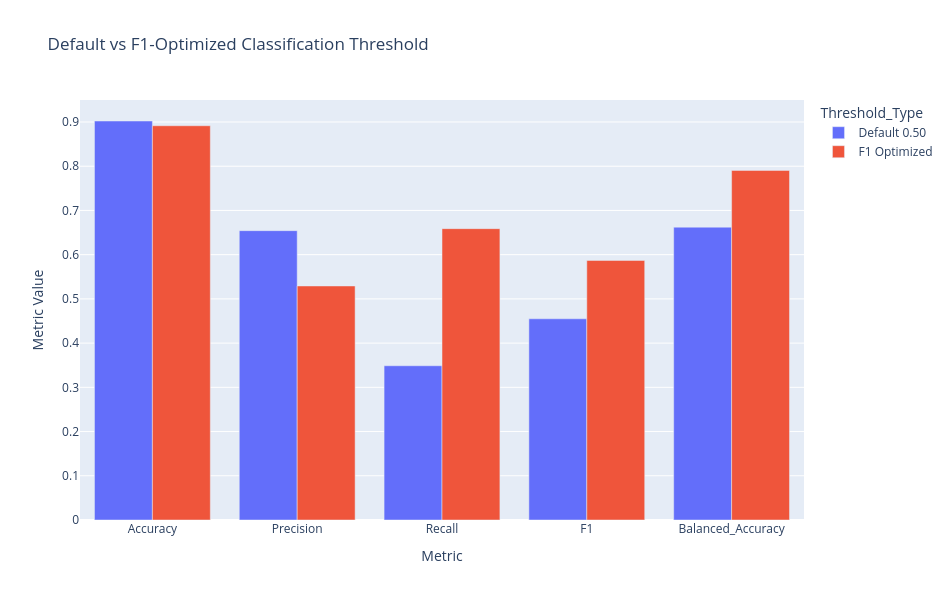

Source (notebook cell):
### Code cell
# ============================================================
# CELL 23 — THRESHOLD COMPARISON
# ============================================================

threshold_plot = threshold_results[
    [
        "Threshold_Type",
        "Accuracy",
        "Precision",
        "Recall",
        "F1",
        "Balanced_Accuracy"
    ]
].melt(
    id_vars="Threshold_Type",
    var_name="Metric",
    value_name="Value"
)

fig = px.bar(
    threshold_plot,
    x="Metric",
    y="Value",
    color="Threshold_Type",
    barmode="group",
    title="Default vs F1-Optimized Classification Threshold",
    labels={
        "Value": "Metric Value",
        "Metric": "Metric"
    }
)

fig.update_layout(
    width=950,
    height=600
)

fig.show()

### Figure 1 — Plotly figure (JSON) as saved in the notebook; plotly's stock layout.template omitted (floating-point values rounded to 4 significant figures)
{"data": [{"alignmentgroup": "True", "hovertemplate": "Threshold_Type=Default 0.50<br>Metric=%{x}<br>Metric Value=%{y}<extra></extra>", "legendgroup": "Default 0.50", "marker": {"color": "#636efa", "pattern": {"shape": ""}}, "name": "Default 0.50", "offsetgroup": "Default 0.50", "orientation": "v", "showlegend": true, "textposition": "auto", "type": "bar", "x": ["Accuracy", "Precision", "Recall", "F1", "Balanced_Accuracy"], "xaxis": "x", "y": [0.9022, 0.6543, 0.3488, 0.455, 0.6622], "yaxis": "y"}, {"alignmentgroup": "True", "hovertemplate": "Threshold_Type=F1 Optimized<br>Metric=%{x}<br>Metric Value=%{y}<extra></extra>", "legendgroup": "F1 Optimized", "marker": {"color": "#EF553B", "pattern": {"shape": ""}}, "name": "F1 Optimized", "offsetgroup": "F1 Optimized", "orientation": "v", "showlegend": true, "textposition": "auto", "type": "bar", "x": ["Accuracy", "Precision", "Recall", "F1", "Balanced_Accuracy"], "xaxis": "x", "y": [0.8915, 0.5292, 0.6588, 0.5869, 0.7906], "yaxis": "y"}], "layout": {"barmode": "group", "height": 600, "legend": {"title": {"text": "Threshold_Type"}, "tracegroupgap": 0}, "title": {"text": "Default vs F1-Optimized Classification Threshold"}, "width": 950, "xaxis": {"anchor": "y", "domain": [0, 1], "title": {"text": "Metric"}}, "yaxis": {"anchor": "x", "domain": [0, 1], "title": {"text": "Metric Value"}}}}
